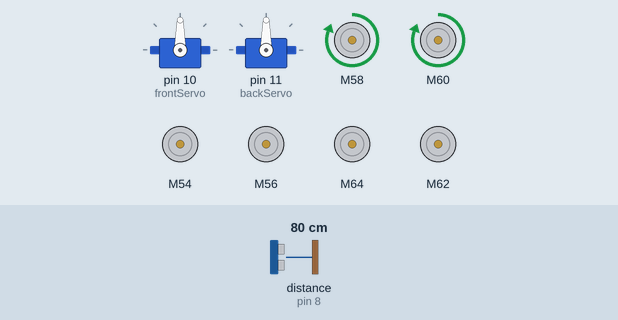
Simulated run of this sketch. Board: Arduino Mega 2560, built with avr-gcc and run on an emulated ATmega2560. On the bench: 2 × servo, 6 × DC motor (green arrow = forward, orange = backward, longer = faster). Wiring (inferred from the names in the program): ultrasonic range finder: trigger pin 9; echo pin 8. Inputs (shaded band) come from the test bench; at power-on: distance to the obstacle (sensor on pin 8) 80 cm. The echo pulse lasts 58.3 µs per cm.

Above: at 3.4 s.
3.5 s: distance to the obstacle (sensor on pin 8) set to 13 cm
5.0 s: distance to the obstacle (sensor on pin 8) set to 10 cm
At 7.4 s:
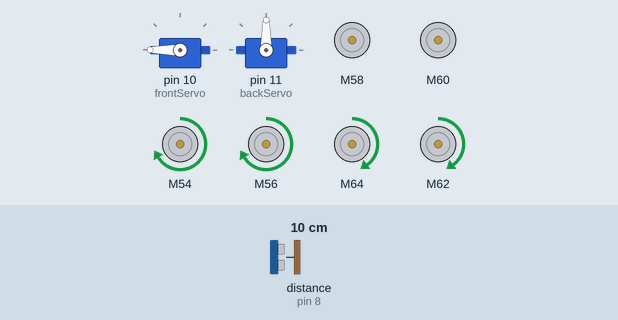
11.0 s: distance to the obstacle (sensor on pin 8) set to 18 cm
At 13.7 s:
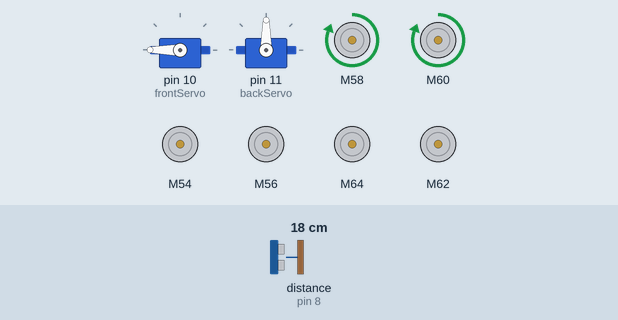
14.0 s: distance to the obstacle (sensor on pin 8) set to 2 cm
At 16.6 s:
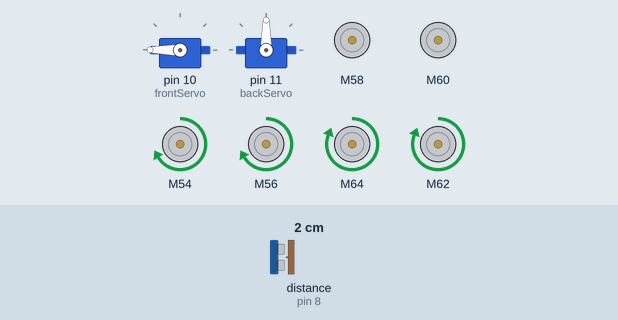
Timing chart, 0 to 51.0 s (numbered marks = the images above; inputs shaded):
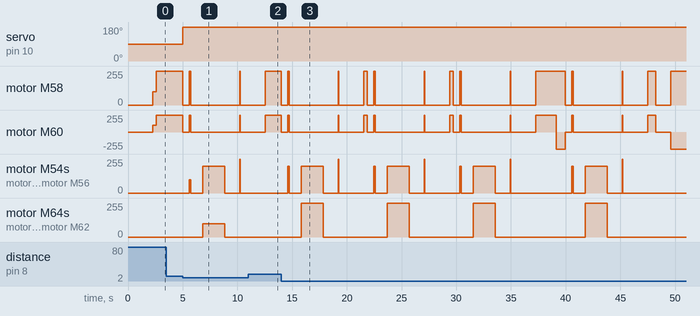

The sketch:

Code.ino
```cpp
#include <Servo.h>              //Library for use Servo motors
#include <digitalWriteFast.h>   //Library for use digitalWrite and digitalRead methods much faster.
                                //For more info and download please visit: https://github.com/NicksonYap/digitalWriteFast

int currentStep = 0; //Step integer for hold the info of which step we are on at.


Servo frontServo;     //Creating servo objects
Servo backServo;

void setup() {
  Serial.begin(9600);//This is for take serial output for debugging. (Causing minor performance leak and should be removed when not needed)
  defineUltrasonic();//Defining the pin numbers and pinModes of Ultrasonic sensors pins.
  servoInitial();    //Sets servos to their initial position.
}


void loop(){
    while(currentStep < 4){
      setMotors('b',255,255);
      delay(300);
      while(distanceMeasure('f')>11){
        setMotors('b',255,255);
    }
    stepUp();
    }

    setMotors('b',255,255);
    delay(500);
    turn(90);


      while(distanceMeasure('f')>11){
        setMotors('b',255,255);
    }
    stepUp();

    setMotors('b',255,255);
    delay(700);
    stopMotors('b');
    turn(180);


    while(distanceMeasure('b') < 9){
      setMotors('b',-250,-250);
    }
    stepDown();

    turn(90);

    while(currentStep <= 8){

    while(distanceMeasure('b') < 9){
      setMotors('b',-250,-250);
    }
    stepDown();
    }

    while(true){
      setMotors('b',-255,-255);
      }

}
```

DC_Motors.ino
```cpp
#include <L298N.h>       //Implemets the library which eases to use L298N motor driver

#define enL_Front 2      //Defines the pins in use.
#define enR_Front 3
#define enL_Back 4
#define enR_Back 5
#define enL_Tail 7
#define enR_Tail 6

#define inAL_Front A0
#define inBL_Front A1
#define inAR_Front A2
#define inBR_Front A3

#define inAL_Back A4
#define inBL_Back A5
#define inAR_Back A6
#define inBR_Back A7

#define inAL_Tail A10
#define inBL_Tail A11
#define inAR_Tail A8
#define inBR_Tail A9

//Creating objects for each dc motor
L298N motorFrontLeft   (enL_Front,inAL_Front,inBL_Front);
L298N motorFrontRight  (enR_Front,inAR_Front,inBR_Front);
L298N motorBackLeft    (enL_Back,inAL_Back,inBL_Back);
L298N motorBackRight   (enR_Back,inAR_Back,inBR_Back);
L298N motorTailLeft    (enL_Tail,inAL_Tail,inBL_Tail);
L298N motorTailRight   (enR_Tail,inAR_Tail,inBR_Tail);

//This methods set motors velocity and direction (minus velocity to going backward)
void setMotors(char motor,int speedL, int speedR){  //Takes parameters of which motor set will work,speed of left motor and speed of right motor
  if(motor == 'f'){                                 //'f' for front,'b' for back,'t' for tail
    speedL >= 0 ? motorFrontLeft.forward() : motorFrontLeft.backward();    //Setting directions of motors due to sign of velocity (+ for forward)
    speedR >= 0 ? motorFrontRight.forward() : motorFrontRight.backward();
    motorFrontLeft.setSpeed(abs(speedL));                                       //Setting speeds of motors
    motorFrontRight.setSpeed(abs(speedR));
  }
  else if(motor == 'b'){
    speedL >= 0 ? motorBackLeft.forward() : motorBackLeft.backward();
    speedR >= 0 ? motorBackRight.forward() : motorBackRight.backward();
    motorBackLeft.setSpeed(abs(speedL));
    motorBackRight.setSpeed(abs(speedR));
  }
  else if (motor == 't'){
    speedL >= 0 ? motorTailLeft.forward() : motorTailLeft.backward();
    speedR >= 0 ? motorTailRight.forward() : motorTailRight.backward();
    motorTailLeft.setSpeed(abs(speedL));
    motorTailRight.setSpeed(abs(speedR));
  }
}

void turn(int angle){
  setServo(frontServo,90);
  setMotors('b',255,-255);
  delay(angle*9);
  stopAllMotors();
}

//This method stops the motor set which has entered as parameter
void stopMotors(char motor){    //Takes parameter of motor set
  if (motor == 'f'){
    motorFrontLeft.stop();      //Stop left motor
    motorFrontRight.stop();     //Stop right motor
  }
  else if (motor == 'b'){
    motorBackLeft.stop();
    motorBackRight.stop();
  }
  else if (motor == 't'){
    motorTailLeft.stop();
    motorTailRight.stop();
  }
}

void anan(){
  motorFrontRight.backward();
  motorFrontRight.setSpeed(255);
}

//This methods calls stopMotors() function for each motor sets and with that stops all dc motors on the robot
void stopAllMotors(){
  stopMotors('f');
  stopMotors('b');
  stopMotors('t');
}
```

Servo.ino
```cpp
//This methods sets Servos positions at beginning
void servoInitial() {
  frontServo.attach(10);                            //Simply attches servo pin and servo object
  backServo.attach(11);
  setServo(backServo,170);                          //Setting servos to their initial position
  setServo(frontServo,94);
  delay(1000);                                      //Delay for testing
}


//This method sets Servos Degree.
void setServo(Servo servo,int angle) {              //This mathod takes parameter of the name of Servo Object and target angle
  int initialAngle = servo.read();                  //This line read servos position at beginning degree.
  if (initialAngle > angle) {                       //This if block check servos target angle and initial angle and compares them
    for (int i = initialAngle ; i >= angle; i--) {  //If target angle is bigger than initial this decreases servos angle one by one.
      servo.write(i);
      delay(15);

    }

  }
  else {                                            //Basically the opposite of the if statement
    for (int i = initialAngle ; i < angle; i++) {
      servo.write(i);
      delay(15);
    }
  }
  servo.write(angle);                               // Writing the target angle
}
```

Stairs.ino
```cpp
void stepUp(){
  stopMotors('b');
  frontServo.write(180);//lifts the front servo up for it to be ready to enter the ledge
  delay(600);
  setMotors('f',200,200);// Both Motors set to front with the speed/8bit 200
  setMotors('b',255,255);
  delay(120);
  stopAllMotors();
  setServo(backServo,17);
  setMotors('t',255,255);
  setMotors('f',255,255);
  delay(2000);//goes for the whole stairs until the tail touches the ledge
  stopAllMotors();
  setServo(backServo,180);// lifts up the back servo and clear the ledge
  setMotors('f',200,200);
  setMotors('b',255,255);
  delay(55); // moves a little bit further so that standing wont push the whole thing down
  stopAllMotors();
  setServo(frontServo,94);//lifts the robot to the standby position for the next step
  delay(1000);
  currentStep++;// step counter adds one to it self
}
void stepDown(){
  stopAllMotors();
  setServo(frontServo,180);//lets the front servo up and the robot to a triangel shape
  setMotors('b',-255,-255);
  setMotors('f',-200,-200);
  delay(400);// goes back a little bit for the back servo to not have problems extending down
  stopAllMotors();
  setServo(backServo,10); // extends the back servo down to the lower step
  delay(1000);
  setMotors('t',-200,-200);
  setMotors('f',-200,-200);
  while(distanceMeasure('i')<7){// in the previous position robot moves back until the inside sensor sees that the ledge has ended
  }
  setMotors('t',200,200);
  setMotors('f',200,200);
  delay(25);
  stopAllMotors();
  setServo(backServo,170);// lets the back servo to the standby position for the next step
  delay(1000);
  setMotors('t',-200,-200);
  setMotors('f',-200,-200);
  delay(1100);
  stopAllMotors();
  setServo(frontServo,95);// lifts the robot up to the standby position for the next step
  delay(1000);


  currentStep++;// step counter adds one to it self
}
```

Ultrasonic.ino
```cpp
#define trigPinFront   9
#define echoPinFront   8
#define trigPinBack    14
#define echoPinBack    15
#define trigPinInside  16
#define echoPinInside  17


//This method defines pins input for echo pins and output for trig pins of 3 ultrasonic sensors.
void defineUltrasonic() {
  pinModeFast(trigPinFront, OUTPUT);
  pinModeFast(echoPinFront, INPUT);

  pinModeFast(trigPinBack, OUTPUT);
  pinModeFast(echoPinBack, INPUT);

  pinModeFast(trigPinInside, OUTPUT);
  pinModeFast(echoPinInside, INPUT);
}

//This methods returns distance the one of the ultrasonic sensors sees.
double distanceMeasure(char sensor) { //Takes parameter of sensor ('f' for front,'b' for back,'i' for inside)
  int trigPin;                     //Declaring the pins
  int echoPin;
  int duration;
  if(sensor == 'f'){               //Changing pins due to target sensor.
    trigPin = trigPinFront;
    echoPin = echoPinFront;
  }
  else if(sensor == 'b'){
    trigPin = trigPinBack;
    echoPin = echoPinBack;
  }
  else if(sensor == 'i'){
    trigPin = trigPinInside;
    echoPin = echoPinInside;
  }
  digitalWrite(trigPin, LOW);     //Default ultrasonic sensor usage but in here DigitalWriteFast library has used because of to get better performance
  delayMicroseconds(2);               //with faster writing speed.
  digitalWrite(trigPin, HIGH);
  delayMicroseconds(10);
  digitalWrite(trigPin, LOW);
  duration = pulseIn(echoPin, HIGH);  //Measures the come back duration of sound which is trig pin sent and writes it to duration as miliseconds.
  return (duration * 0.034 / 2);      //Converts the duration to distance with multiply it with speed of sound at normal conditions and returns it.
}
```

Measured:
- the behaviour switches between 12 and 11 cm on distance to the obstacle (sensor on pin 8) (found by bisection; images 0 and 1)
- after the input at 3.5 s, every drawn part: stays the same
- after the input at 5.0 s, servo on pin 10 (frontServo): 90° → 180° at once; motor M58: forward 255/255 → stopped at once, → forward 255/255 0.60 s later, → stopped 0.12 s later
- after the input at 11.0 s, motor M58, motor M60: goes on until 12.6 s, then stays forward 255/255; motor M54, motor M56: stays stopped (without the input it goes to forward 200/255 after 2.5 s)
- after the input at 14.0 s, motor M54, motor M56: stopped → forward 200/255 after 0.60 s, → stopped 0.12 s later, → forward 200/255 1.1 s later, → stopped 2.0 s later, … (24 changes in this stretch)
